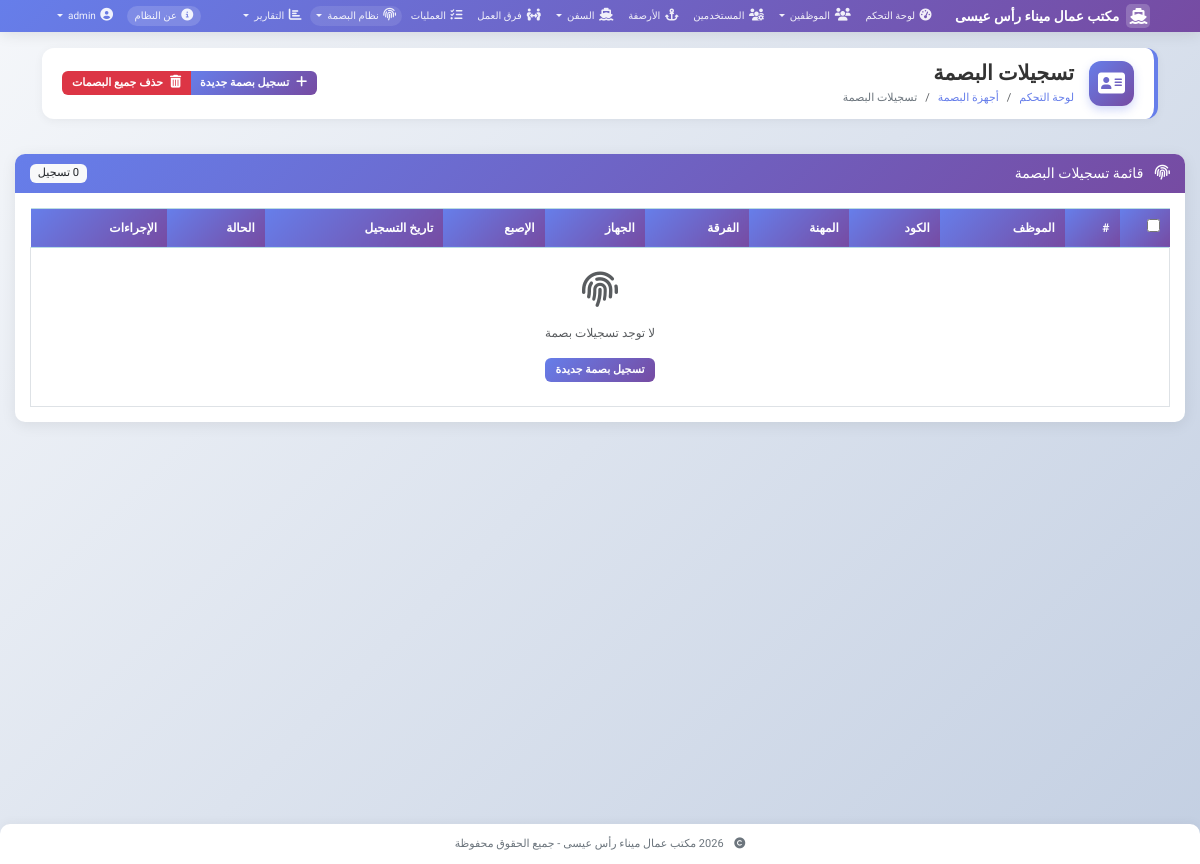
The app's page /fingerprint/enroll (signed in), older data.
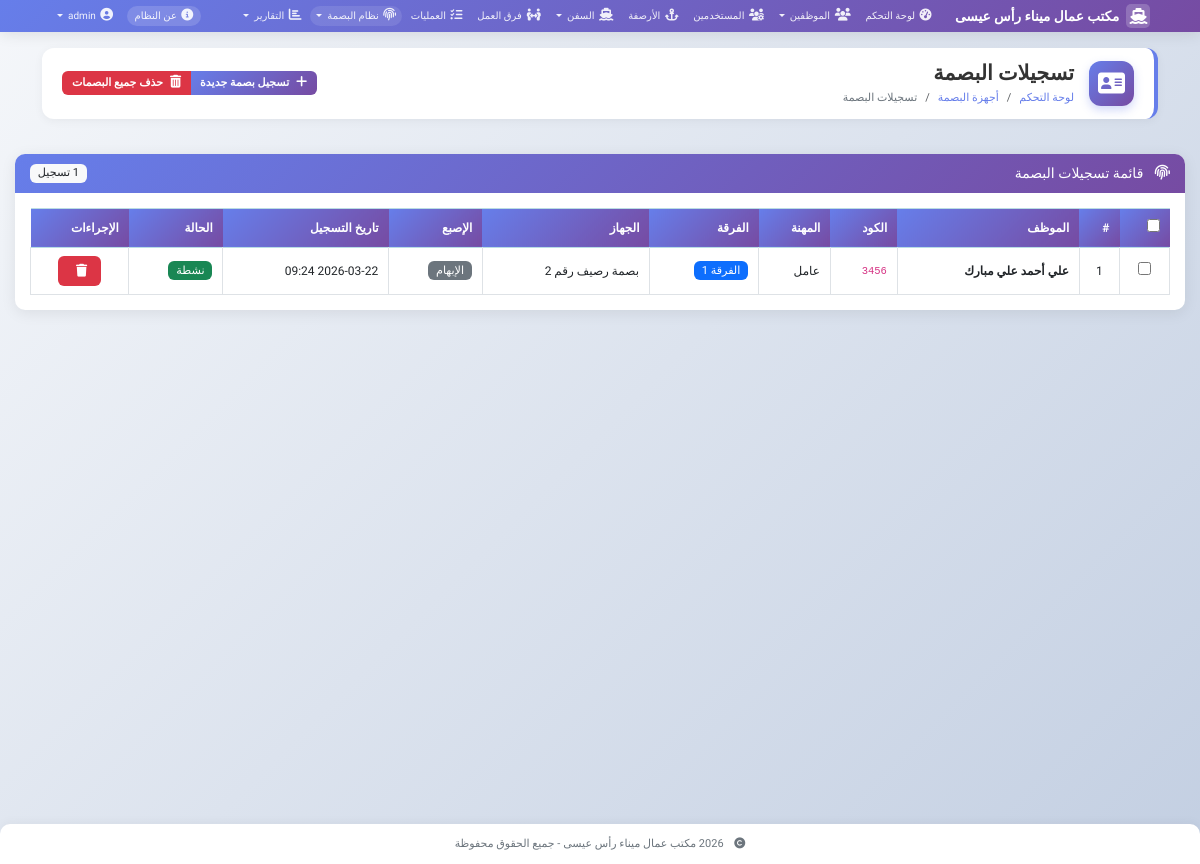
The same page, newer data.
### models.py (models this page shows, shortened)
class FingerprintEnrollment(db.Model):
    __tablename__ = 'fingerprint_enrollments'
    id = db.Column(db.Integer, primary_key=True)
    employee_id = db.Column(db.Integer, db.ForeignKey('employees.id'), nullable=False)
    device_id = db.Column(db.Integer, db.ForeignKey('fingerprint_devices.id'), nullable=False)
    fingerprint_template = db.Column(db.Text)
    fingerprint_index = db.Column(db.Integer)
    enrolled_at = db.Column(db.DateTime, default=datetime.utcnow)
    is_active = db.Column(db.Boolean, default=True)
    employee = db.relationship('Employee', foreign_keys=[employee_id], back_populates='fingerprint_enrollments')
    device = db.relationship('FingerprintDevice', foreign_keys=[device_id], back_populates='enrolled_employees')
    __table_args__ = (
        db.UniqueConstraint('employee_id', 'device_id', 'fingerprint_index', name='unique_enrollment'),
    )

class Employee(db.Model):
    __tablename__ = 'employees'
    id = db.Column(db.Integer, primary_key=True)
    employee_code = db.Column(db.String(20), unique=True, nullable=False, default='100001')
    name = db.Column(db.String(100), nullable=False)
    national_id = db.Column(db.String(20), unique=True, nullable=False)
    birth_place = db.Column(db.String(100))
    current_address = db.Column(db.String(200))
    birth_date = db.Column(db.Date)
    profession = db.Column(db.String(100))
    team_id = db.Column(db.Integer, db.ForeignKey('teams.id'), nullable=True)
    phone = db.Column(db.String(20))
    hire_date = db.Column(db.Date, default=datetime.utcnow)
    is_active = db.Column(db.Boolean, default=True)
    created_at = db.Column(db.DateTime, default=datetime.utcnow)
    team = db.relationship('Team', foreign_keys=[team_id], back_populates='members')
    fingerprint_enrollments = db.relationship('FingerprintEnrollment', foreign_keys='FingerprintEnrollment.employee_id', back_populates='employee', cascade='all, delete-orphan')
    attendance_logs = db.relationship('AttendanceLog', foreign_keys='AttendanceLog.employee_id', back_populates='employee', cascade='all, delete-orphan')

class Team(db.Model):
    __tablename__ = 'teams'
    id = db.Column(db.Integer, primary_key=True)
    name = db.Column(db.String(100), nullable=False)
    team_type = db.Column(db.String(50), nullable=False)
    leader_id = db.Column(db.Integer, db.ForeignKey('employees.id'), nullable=True)
    created_at = db.Column(db.DateTime, default=datetime.utcnow)
    is_active = db.Column(db.Boolean, default=True)
    members = db.relationship('Employee', foreign_keys=[Employee.team_id], back_populates='team')
    leader = db.relationship('Employee', foreign_keys=[leader_id])
    operation_teams = db.relationship('OperationTeam', foreign_keys='OperationTeam.team_id', back_populates='team', cascade='all, delete-orphan')
    operation_permissions = db.relationship('ShipOperationTeamPermission', foreign_keys='ShipOperationTeamPermission.team_id', back_populates='team', cascade='all, delete-orphan')

class FingerprintDevice(db.Model):
    __tablename__ = 'fingerprint_devices'
    id = db.Column(db.Integer, primary_key=True)
    device_name = db.Column(db.String(100), nullable=False)
    device_ip = db.Column(db.String(50))
    device_port = db.Column(db.Integer, default=80)
    device_type = db.Column(db.String(50))
    berth_id = db.Column(db.Integer, db.ForeignKey('berths.id'), nullable=True)
    is_active = db.Column(db.Boolean, default=True)
    created_at = db.Column(db.DateTime, default=datetime.utcnow)
    last_sync = db.Column(db.DateTime)
    berth = db.relationship('Berth', foreign_keys=[berth_id], back_populates='fingerprint_devices')
    enrolled_employees = db.relationship('FingerprintEnrollment', foreign_keys='FingerprintEnrollment.device_id', back_populates='device', cascade='all, delete-orphan')
    attendance_logs = db.relationship('AttendanceLog', foreign_keys='AttendanceLog.device_id', back_populates='device', cascade='all, delete-orphan')

### app.py (the view)
@app.route('/fingerprint/enroll')
@login_required
@admin_required
def fingerprint_enroll_list():
    enrollments = FingerprintEnrollment.query.all()
    return render_template('fingerprint/enrollments.html', enrollments=enrollments)

### app.py (called while the page is built)
def admin_required(f):
    @wraps(f)
    def decorated_function(*args, **kwargs):
        if not current_user.is_authenticated:
            flash('الرجاء تسجيل الدخول أولاً', 'warning')
            return redirect(url_for('login'))
        if not current_user.is_admin():
            flash('ليس لديك صلاحية للوصول إلى هذه الصفحة', 'danger')
            return redirect(url_for('dashboard'))
        return f(*args, **kwargs)
    return decorated_function

@app.context_processor
def inject_now():
    from datetime import datetime
    return {'now': datetime.now}

@app.context_processor
def inject_now():
    from datetime import datetime
    return {'now': datetime.now}

@login_manager.user_loader
def load_user(user_id):
    return User.query.get(int(user_id))

### models.py (called while the page is built)
    def is_admin(self):
        return self.role == 'admin'

### templates/fingerprint/enrollments.html (shortened to what the changed rows need)
{% extends "base.html" %}
{% block content %}
<div class="row">
    <div class="col-12">
        <div class="card">
            <div class="card-body">
                <div class="table-responsive">
                    <table class="table table-hover table-bordered" id="enrollmentsTable">
                        <thead class="table-info">
                            <tr>
                                <th width="50">
                                    <input type="checkbox" id="selectAll" onclick="toggleSelectAll()">
                                </th>
                                <th>#</th>
                                <th>الموظف</th>
                                <th>الكود</th>
                                <th>المهنة</th>
                                <th>الفرقة</th>
                                <th>الجهاز</th>
                                <th>الإصبع</th>
                                <th>تاريخ التسجيل</th>
                                <th>الحالة</th>
                                <th>الإجراءات</th>
                            </thead>
                        <tbody>
                            {% for enrollment in enrollments %}
                            <tr id="row-{{ enrollment.id }}">
                                <td class="text-center">
                                    <input type="checkbox" class="enrollment-checkbox" value="{{ enrollment.id }}">
                                </td>
                                <td class="text-center">{{ loop.index }}   </td>
                                <td>
                                    <strong>{{ enrollment.employee.name }}</strong>
                                 </td>
                                <td><code>{{ enrollment.employee.employee_code }}</code> </td>
                                <td>{{ enrollment.employee.profession }} </td>
                                <td>
                                    {% if enrollment.employee.team %}
                                        <span class="badge bg-primary">{{ enrollment.employee.team.name }}</span>
                                    {% else %}
                                        <span class="text-muted">—</span>
                                    {% endif %}
                                 </td>
                                <td>{{ enrollment.device.device_name }} </td>
                                <td>
                                    {% set fingers = {1: 'الإبهام', 2: 'السبابة', 3: 'الوسطى', 4: 'البنصر', 5: 'الخنصر'} %}
                                    <span class="badge bg-secondary">{{ fingers[enrollment.fingerprint_index] }}</span>
                                 </td>
                                <td>{{ enrollment.enrolled_at.strftime('%Y-%m-%d %H:%M') }} </td>
                                <td>
                                    {% if enrollment.is_active %}
                                        <span class="badge bg-success">نشطة</span>
                                    {% else %}
                                        <span class="badge bg-secondary">غير نشطة</span>
                                    {% endif %}
                                 </td>
                                 <td class="text-center">
                                    <div class="btn-group btn-group-sm">
                                        <button class="btn btn-danger" onclick="deleteEnrollment({{ enrollment.id }}, '{{ enrollment.employee.name }}')">
                                            <i class="fas fa-trash"></i>
                                        </button>
                                    </div>
                                 </td>
                            </tr>
                            {% else %}
                            <tr>
                                <td colspan="11" class="text-center text-muted py-4">
                                    <i class="fas fa-fingerprint fa-3x mb-3"></i>
                                    <p>لا توجد تسجيلات بصمة</p>
                                    <a href="{{ url_for('fingerprint_enroll_add') }}" class="btn btn-primary btn-sm">تسجيل بصمة جديدة</a>
                                </td>
                            </tr>
                            {% endfor %}
                        </tbody>
                    </table>
                </div>
            </div>
        </div>
    </div>
</div>
{% endblock %}

Row changes from the older to the newer data that the page shows:
added FingerprintEnrollment: employee.name "علي أحمد علي مبارك", employee.employee_code "3456", employee.profession "عامل", employee.team.name "الفرقة 1", device.device_name "بصمة رصيف رقم 2", fingerprint_index "الإبهام", enrolled_at "2026-03-22 09:24", is_active "نشطة"
Text that changed along with them:
text no longer shown: "لا توجد تسجيلات بصمة تسجيل بصمة جديدة"
